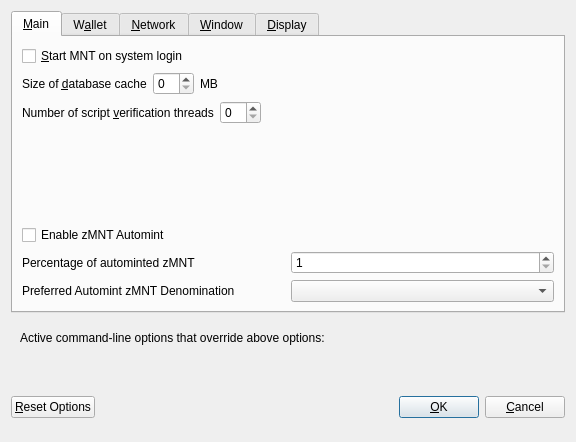
<?xml version="1.0" encoding="UTF-8"?>
<ui version="4.0">
 <class>OptionsDialog</class>
 <widget class="QDialog" name="OptionsDialog">
  <property name="geometry">
   <rect>
    <x>0</x>
    <y>0</y>
    <width>576</width>
    <height>442</height>
   </rect>
  </property>
  <property name="windowTitle">
   <string>Options</string>
  </property>
  <property name="modal">
   <bool>true</bool>
  </property>
  <layout class="QVBoxLayout" name="verticalLayout">
   <item>
    <widget class="QTabWidget" name="tabWidget">
     <property name="currentIndex">
      <number>0</number>
     </property>
     <widget class="QWidget" name="tabMain">
      <attribute name="title">
       <string>&amp;Main</string>
      </attribute>
      <layout class="QVBoxLayout" name="verticalLayout_Main">
       <item>
        <widget class="QCheckBox" name="bitcoinAtStartup">
         <property name="toolTip">
          <string>Automatically start MNT after logging in to the system.</string>
         </property>
         <property name="text">
          <string>&amp;Start MNT on system login</string>
         </property>
        </widget>
       </item>
       <item>
        <layout class="QHBoxLayout" name="horizontalLayout_2_Main">
         <item>
          <widget class="QLabel" name="databaseCacheLabel">
           <property name="text">
            <string>Size of &amp;database cache</string>
           </property>
           <property name="textFormat">
            <enum>Qt::PlainText</enum>
           </property>
           <property name="buddy">
            <cstring>databaseCache</cstring>
           </property>
          </widget>
         </item>
         <item>
          <widget class="QSpinBox" name="databaseCache"/>
         </item>
         <item>
          <widget class="QLabel" name="databaseCacheUnitLabel">
           <property name="text">
            <string>MB</string>
           </property>
           <property name="textFormat">
            <enum>Qt::PlainText</enum>
           </property>
          </widget>
         </item>
         <item>
          <spacer name="horizontalSpacer_2_Main">
           <property name="orientation">
            <enum>Qt::Horizontal</enum>
           </property>
           <property name="sizeHint" stdset="0">
            <size>
             <width>40</width>
             <height>20</height>
            </size>
           </property>
          </spacer>
         </item>
        </layout>
       </item>
       <item>
        <layout class="QHBoxLayout" name="horizontalLayout_3_Main">
         <item>
          <widget class="QLabel" name="threadsScriptVerifLabel">
           <property name="text">
            <string>Number of script &amp;verification threads</string>
           </property>
           <property name="textFormat">
            <enum>Qt::PlainText</enum>
           </property>
           <property name="buddy">
            <cstring>threadsScriptVerif</cstring>
           </property>
          </widget>
         </item>
         <item>
          <widget class="QSpinBox" name="threadsScriptVerif">
           <property name="toolTip">
            <string>(0 = auto, &lt;0 = leave that many cores free)</string>
           </property>
          </widget>
         </item>
         <item>
          <spacer name="horizontalSpacer_3_Main">
           <property name="orientation">
            <enum>Qt::Horizontal</enum>
           </property>
           <property name="sizeHint" stdset="0">
            <size>
             <width>40</width>
             <height>20</height>
            </size>
           </property>
          </spacer>
         </item>
        </layout>
       </item>
       <item>
        <spacer name="verticalSpacer_2">
         <property name="orientation">
          <enum>Qt::Vertical</enum>
         </property>
         <property name="sizeHint" stdset="0">
          <size>
           <width>20</width>
           <height>40</height>
          </size>
         </property>
        </spacer>
       </item>
       <item>
        <widget class="QCheckBox" name="checkBoxZeromintEnable">
         <property name="toolTip">
          <string>Enable automatic minting of MNT units to zMNT</string>
         </property>
         <property name="layoutDirection">
          <enum>Qt::LeftToRight</enum>
         </property>
         <property name="text">
          <string>Enable zMNT Automint</string>
         </property>
        </widget>
       </item>
       <item>
        <layout class="QHBoxLayout" name="horizontalLayout_3">
         <item>
          <widget class="QLabel" name="percentage_label">
           <property name="toolTip">
            <string>Percentage of incoming MNT which get automatically converted to zMNT via Zerocoin Protocol (min: 10%)</string>
           </property>
           <property name="text">
            <string>Percentage of autominted zMNT</string>
           </property>
          </widget>
         </item>
         <item>
          <widget class="QSpinBox" name="zeromintPercentage">
           <property name="minimum">
            <number>1</number>
           </property>
           <property name="maximum">
            <number>100</number>
           </property>
          </widget>
         </item>
        </layout>
       </item>
       <item>
        <layout class="QHBoxLayout" name="horizontalLayout" stretch="0,0">
         <property name="sizeConstraint">
          <enum>QLayout::SetFixedSize</enum>
         </property>
         <item>
          <widget class="QLabel" name="labelPreferredDenom">
           <property name="maximumSize">
            <size>
             <width>16777215</width>
             <height>16777215</height>
            </size>
           </property>
           <property name="toolTip">
            <string>Wait with automatic conversion to Zerocoin until enough MNT for this denomination is available</string>
           </property>
           <property name="text">
            <string>Preferred Automint zMNT Denomination</string>
           </property>
          </widget>
         </item>
         <item>
          <widget class="QComboBox" name="preferredDenom">
           <property name="maximumSize">
            <size>
             <width>16777215</width>
             <height>27</height>
            </size>
           </property>
           <property name="toolTip">
            <string>Wait with automatic conversion to Zerocoin until enough MNT for this denomination is available</string>
           </property>
           <property name="maxVisibleItems">
            <number>9</number>
           </property>
           <property name="maxCount">
            <number>9</number>
           </property>
          </widget>
         </item>
        </layout>
       </item>
      </layout>
     </widget>
     <widget class="QWidget" name="tabWallet">
      <attribute name="title">
       <string>W&amp;allet</string>
      </attribute>
      <layout class="QVBoxLayout" name="verticalLayout_Wallet">
       <item>
        <layout class="QHBoxLayout" name="horizontalLayout_2_Wallet">
         <item>
          <widget class="QLabel" name="labelStakeSplitThresholdText">
           <property name="text">
            <string>Stake split threshold:</string>
           </property>
          </widget>
         </item>
         <item>
          <widget class="QSpinBox" name="spinBoxStakeSplitThreshold">
           <property name="minimum">
            <number>1</number>
           </property>
           <property name="maximum">
            <number>999999</number>
           </property>
          </widget>
         </item>
        </layout>
       </item>
       <item>
        <widget class="QGroupBox" name="groupBox">
         <property name="title">
          <string>Expert</string>
         </property>
         <layout class="QVBoxLayout" name="verticalLayout_2">
          <item>
           <widget class="QCheckBox" name="coinControlFeatures">
            <property name="toolTip">
             <string>Whether to show coin control features or not.</string>
            </property>
            <property name="text">
             <string>Enable coin &amp;control features</string>
            </property>
           </widget>
          </item>
          <item>
           <widget class="QCheckBox" name="showMasternodesTab">
            <property name="toolTip">
             <string>Show additional tab listing all your masternodes in first sub-tab&lt;br/&gt;and all masternodes on the network in second sub-tab.</string>
            </property>
            <property name="text">
             <string>Show Masternodes Tab</string>
            </property>
           </widget>
          </item>
          <item>
           <widget class="QCheckBox" name="spendZeroConfChange">
            <property name="toolTip">
             <string>If you disable the spending of unconfirmed change, the change from a transaction&lt;br/&gt;cannot be used until that transaction has at least one confirmation.&lt;br/&gt;This also affects how your balance is computed.</string>
            </property>
            <property name="text">
             <string>&amp;Spend unconfirmed change</string>
            </property>
           </widget>
          </item>
         </layout>
        </widget>
       </item>
       <item>
        <spacer name="verticalSpacer_Wallet">
         <property name="orientation">
          <enum>Qt::Vertical</enum>
         </property>
         <property name="sizeHint" stdset="0">
          <size>
           <width>20</width>
           <height>40</height>
          </size>
         </property>
        </spacer>
       </item>
      </layout>
     </widget>
     <widget class="QWidget" name="tabNetwork">
      <attribute name="title">
       <string>&amp;Network</string>
      </attribute>
      <layout class="QVBoxLayout" name="verticalLayout_Network">
       <item>
        <widget class="QCheckBox" name="mapPortUpnp">
         <property name="toolTip">
          <string>Automatically open the MNT client port on the router. This only works when your router supports UPnP and it is enabled.</string>
         </property>
         <property name="text">
          <string>Map port using &amp;UPnP</string>
         </property>
        </widget>
       </item>
       <item>
        <widget class="QCheckBox" name="allowIncoming">
         <property name="toolTip">
          <string>Accept connections from outside</string>
         </property>
         <property name="text">
          <string>Allow incoming connections</string>
         </property>
        </widget>
       </item>
       <item>
        <widget class="QCheckBox" name="connectSocks">
         <property name="toolTip">
          <string>Connect to the MNT network through a SOCKS5 proxy.</string>
         </property>
         <property name="text">
          <string>&amp;Connect through SOCKS5 proxy (default proxy):</string>
         </property>
        </widget>
       </item>
       <item>
        <layout class="QHBoxLayout" name="horizontalLayout_1_Network">
         <item>
          <widget class="QLabel" name="proxyIpLabel">
           <property name="text">
            <string>Proxy &amp;IP:</string>
           </property>
           <property name="textFormat">
            <enum>Qt::PlainText</enum>
           </property>
           <property name="buddy">
            <cstring>proxyIp</cstring>
           </property>
          </widget>
         </item>
         <item>
          <widget class="QValidatedLineEdit" name="proxyIp">
           <property name="minimumSize">
            <size>
             <width>140</width>
             <height>0</height>
            </size>
           </property>
           <property name="maximumSize">
            <size>
             <width>140</width>
             <height>16777215</height>
            </size>
           </property>
           <property name="toolTip">
            <string>IP address of the proxy (e.g. IPv4: 127.0.0.1 / IPv6: ::1)</string>
           </property>
          </widget>
         </item>
         <item>
          <widget class="QLabel" name="proxyPortLabel">
           <property name="text">
            <string>&amp;Port:</string>
           </property>
           <property name="textFormat">
            <enum>Qt::PlainText</enum>
           </property>
           <property name="buddy">
            <cstring>proxyPort</cstring>
           </property>
          </widget>
         </item>
         <item>
          <widget class="QLineEdit" name="proxyPort">
           <property name="minimumSize">
            <size>
             <width>55</width>
             <height>0</height>
            </size>
           </property>
           <property name="maximumSize">
            <size>
             <width>55</width>
             <height>16777215</height>
            </size>
           </property>
           <property name="toolTip">
            <string>Port of the proxy (e.g. 9050)</string>
           </property>
          </widget>
         </item>
         <item>
          <spacer name="horizontalSpacer_1_Network">
           <property name="orientation">
            <enum>Qt::Horizontal</enum>
           </property>
           <property name="sizeHint" stdset="0">
            <size>
             <width>40</width>
             <height>20</height>
            </size>
           </property>
          </spacer>
         </item>
        </layout>
       </item>
       <item>
        <spacer name="verticalSpacer_Network">
         <property name="orientation">
          <enum>Qt::Vertical</enum>
         </property>
         <property name="sizeHint" stdset="0">
          <size>
           <width>20</width>
           <height>40</height>
          </size>
         </property>
        </spacer>
       </item>
      </layout>
     </widget>
     <widget class="QWidget" name="tabWindow">
      <attribute name="title">
       <string>&amp;Window</string>
      </attribute>
      <layout class="QVBoxLayout" name="verticalLayout_Window">
       <item>
        <widget class="QCheckBox" name="minimizeToTray">
         <property name="toolTip">
          <string>Show only a tray icon after minimizing the window.</string>
         </property>
         <property name="text">
          <string>&amp;Minimize to the tray instead of the taskbar</string>
         </property>
        </widget>
       </item>
       <item>
        <widget class="QCheckBox" name="minimizeOnClose">
         <property name="toolTip">
          <string>Minimize instead of exit the application when the window is closed. When this option is enabled, the application will be closed only after selecting Quit in the menu.</string>
         </property>
         <property name="text">
          <string>M&amp;inimize on close</string>
         </property>
        </widget>
       </item>
       <item>
        <spacer name="verticalSpacer_Window">
         <property name="orientation">
          <enum>Qt::Vertical</enum>
         </property>
         <property name="sizeHint" stdset="0">
          <size>
           <width>20</width>
           <height>40</height>
          </size>
         </property>
        </spacer>
       </item>
      </layout>
     </widget>
     <widget class="QWidget" name="tabDisplay">
      <attribute name="title">
       <string>&amp;Display</string>
      </attribute>
      <layout class="QVBoxLayout" name="verticalLayout_Display">
       <item>
        <layout class="QHBoxLayout" name="horizontalLayout_1_Display">
         <item>
          <widget class="QLabel" name="langLabel">
           <property name="text">
            <string>User Interface &amp;language:</string>
           </property>
           <property name="textFormat">
            <enum>Qt::PlainText</enum>
           </property>
           <property name="buddy">
            <cstring>lang</cstring>
           </property>
          </widget>
         </item>
         <item>
          <widget class="QValueComboBox" name="lang">
           <property name="toolTip">
            <string>The user interface language can be set here. This setting will take effect after restarting MNT.</string>
           </property>
          </widget>
         </item>
        </layout>
       </item>
       <item>
        <widget class="QLabel" name="label_3">
         <property name="toolTip">
          <string notr="true"/>
         </property>
         <property name="statusTip">
          <string notr="true"/>
         </property>
         <property name="whatsThis">
          <string notr="true"/>
         </property>
         <property name="accessibleName">
          <string notr="true"/>
         </property>
         <property name="text">
          <string>Language missing or translation incomplete? Help contributing translations here:
https://www.transifex.com/MNTracker/MNTracker-translations</string>
         </property>
         <property name="wordWrap">
          <bool>true</bool>
         </property>
         <property name="openExternalLinks">
          <bool>true</bool>
         </property>
         <property name="textInteractionFlags">
          <set>Qt::TextBrowserInteraction</set>
         </property>
        </widget>
       </item>
       <item>
        <layout class="QHBoxLayout" name="horizontalLayout_4_Display" stretch="0,0">
         <item>
          <widget class="QLabel" name="themeLabel">
           <property name="text">
            <string>User Interface Theme:</string>
           </property>
          </widget>
         </item>
         <item>
          <widget class="QValueComboBox" name="theme"/>
         </item>
        </layout>
       </item>
       <item>
        <widget class="Line" name="line">
         <property name="orientation">
          <enum>Qt::Horizontal</enum>
         </property>
        </widget>
       </item>
       <item>
        <layout class="QHBoxLayout" name="horizontalLayout_2_Display">
         <item>
          <widget class="QLabel" name="unitLabel">
           <property name="text">
            <string>&amp;Unit to show amounts in:</string>
           </property>
           <property name="textFormat">
            <enum>Qt::PlainText</enum>
           </property>
           <property name="buddy">
            <cstring>unit</cstring>
           </property>
          </widget>
         </item>
         <item>
          <widget class="QValueComboBox" name="unit">
           <property name="toolTip">
            <string>Choose the default subdivision unit to show in the interface and when sending coins.</string>
           </property>
          </widget>
         </item>
        </layout>
       </item>
       <item>
        <layout class="QHBoxLayout" name="horizontalLayout_5_Display">
         <item>
          <widget class="QLabel" name="digitsLabel">
           <property name="text">
            <string>Decimal digits</string>
           </property>
          </widget>
         </item>
         <item>
          <widget class="QValueComboBox" name="digits"/>
         </item>
        </layout>
       </item>
       <item>
        <widget class="QCheckBox" name="checkBoxHideZeroBalances">
         <property name="toolTip">
          <string>Hide empty balances</string>
         </property>
         <property name="layoutDirection">
          <enum>Qt::LeftToRight</enum>
         </property>
         <property name="text">
          <string>Hide empty balances</string>
         </property>
        </widget>
       </item>
       <item>
        <layout class="QHBoxLayout" name="horizontalLayout_3_Display">
         <item>
          <widget class="QLabel" name="thirdPartyTxUrlsLabel">
           <property name="toolTip">
            <string>Third party URLs (e.g. a block explorer) that appear in the transactions tab as context menu items. %s in the URL is replaced by transaction hash. Multiple URLs are separated by vertical bar |.</string>
           </property>
           <property name="text">
            <string>Third party transaction URLs</string>
           </property>
           <property name="buddy">
            <cstring>thirdPartyTxUrls</cstring>
           </property>
          </widget>
         </item>
         <item>
          <widget class="QLineEdit" name="thirdPartyTxUrls">
           <property name="toolTip">
            <string>Third party URLs (e.g. a block explorer) that appear in the transactions tab as context menu items. %s in the URL is replaced by transaction hash. Multiple URLs are separated by vertical bar |.</string>
           </property>
          </widget>
         </item>
        </layout>
       </item>
       <item>
        <spacer name="verticalSpacer">
         <property name="orientation">
          <enum>Qt::Vertical</enum>
         </property>
         <property name="sizeHint" stdset="0">
          <size>
           <width>20</width>
           <height>40</height>
          </size>
         </property>
        </spacer>
       </item>
      </layout>
     </widget>
    </widget>
   </item>
   <item>
    <widget class="QFrame" name="frame">
     <layout class="QVBoxLayout" name="verticalLayout_Bottom">
      <item>
       <layout class="QHBoxLayout" name="horizontalLayout_Bottom">
        <item>
         <widget class="QLabel" name="overriddenByCommandLineInfoLabel">
          <property name="text">
           <string>Active command-line options that override above options:</string>
          </property>
          <property name="textFormat">
           <enum>Qt::PlainText</enum>
          </property>
         </widget>
        </item>
        <item>
         <spacer name="horizontalSpacer_Bottom">
          <property name="orientation">
           <enum>Qt::Horizontal</enum>
          </property>
          <property name="sizeHint" stdset="0">
           <size>
            <width>40</width>
            <height>20</height>
           </size>
          </property>
         </spacer>
        </item>
       </layout>
      </item>
      <item>
       <widget class="QLabel" name="overriddenByCommandLineLabel">
        <property name="text">
         <string/>
        </property>
        <property name="textFormat">
         <enum>Qt::PlainText</enum>
        </property>
        <property name="wordWrap">
         <bool>true</bool>
        </property>
       </widget>
      </item>
     </layout>
    </widget>
   </item>
   <item>
    <layout class="QHBoxLayout" name="horizontalLayout_Buttons">
     <item>
      <widget class="QPushButton" name="resetButton">
       <property name="toolTip">
        <string>Reset all client options to default.</string>
       </property>
       <property name="text">
        <string>&amp;Reset Options</string>
       </property>
       <property name="autoDefault">
        <bool>false</bool>
       </property>
      </widget>
     </item>
     <item>
      <spacer name="horizontalSpacer_1">
       <property name="orientation">
        <enum>Qt::Horizontal</enum>
       </property>
       <property name="sizeHint" stdset="0">
        <size>
         <width>40</width>
         <height>48</height>
        </size>
       </property>
      </spacer>
     </item>
     <item>
      <widget class="QLabel" name="statusLabel">
       <property name="minimumSize">
        <size>
         <width>200</width>
         <height>0</height>
        </size>
       </property>
       <property name="font">
        <font>
         <weight>75</weight>
         <bold>true</bold>
        </font>
       </property>
       <property name="text">
        <string/>
       </property>
       <property name="textFormat">
        <enum>Qt::PlainText</enum>
       </property>
       <property name="wordWrap">
        <bool>true</bool>
       </property>
      </widget>
     </item>
     <item>
      <spacer name="horizontalSpacer_2">
       <property name="orientation">
        <enum>Qt::Horizontal</enum>
       </property>
       <property name="sizeHint" stdset="0">
        <size>
         <width>40</width>
         <height>48</height>
        </size>
       </property>
      </spacer>
     </item>
     <item>
      <widget class="QPushButton" name="okButton">
       <property name="text">
        <string>&amp;OK</string>
       </property>
       <property name="autoDefault">
        <bool>false</bool>
       </property>
       <property name="default">
        <bool>true</bool>
       </property>
      </widget>
     </item>
     <item>
      <widget class="QPushButton" name="cancelButton">
       <property name="text">
        <string>&amp;Cancel</string>
       </property>
       <property name="autoDefault">
        <bool>false</bool>
       </property>
      </widget>
     </item>
    </layout>
   </item>
  </layout>
 </widget>
 <customwidgets>
  <customwidget>
   <class>QValidatedLineEdit</class>
   <extends>QLineEdit</extends>
   <header>qvalidatedlineedit.h</header>
  </customwidget>
  <customwidget>
   <class>QValueComboBox</class>
   <extends>QComboBox</extends>
   <header>qvaluecombobox.h</header>
  </customwidget>
 </customwidgets>
 <resources/>
 <connections/>
</ui>
